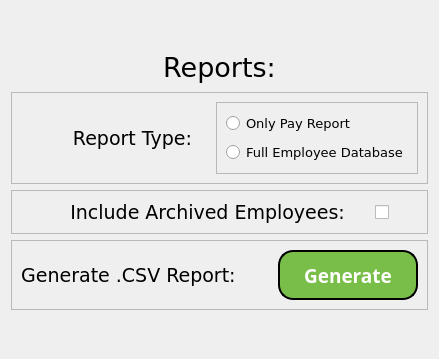
      <widget class="QWidget" name="reportsScreen_page2">
       <layout class="QVBoxLayout" name="verticalLayout_6" stretch="1,1,1,1,1,1">
        <item>
         <spacer name="verticalSpacer_39">
          <property name="orientation">
           <enum>Qt::Vertical</enum>
          </property>
          <property name="sizeHint" stdset="0">
           <size>
            <width>20</width>
            <height>40</height>
           </size>
          </property>
         </spacer>
        </item>
        <item>
         <widget class="QLabel" name="reports_label">
          <property name="font">
           <font>
            <family>Verdana</family>
            <pointsize>20</pointsize>
           </font>
          </property>
          <property name="text">
           <string>Reports:</string>
          </property>
          <property name="alignment">
           <set>Qt::AlignCenter</set>
          </property>
         </widget>
        </item>
        <item>
         <widget class="QFrame" name="frame_6">
          <property name="frameShape">
           <enum>QFrame::StyledPanel</enum>
          </property>
          <property name="frameShadow">
           <enum>QFrame::Raised</enum>
          </property>
          <layout class="QHBoxLayout" name="horizontalLayout_8">
           <item>
            <widget class="QLabel" name="reportType_label">
             <property name="font">
              <font>
               <family>Verdana</family>
               <pointsize>14</pointsize>
              </font>
             </property>
             <property name="text">
              <string>Report Type:   </string>
             </property>
             <property name="alignment">
              <set>Qt::AlignRight|Qt::AlignTrailing|Qt::AlignVCenter</set>
             </property>
            </widget>
           </item>
           <item>
            <widget class="QFrame" name="frame_9">
             <property name="frameShape">
              <enum>QFrame::StyledPanel</enum>
             </property>
             <property name="frameShadow">
              <enum>QFrame::Raised</enum>
             </property>
             <layout class="QVBoxLayout" name="verticalLayout_5">
              <item>
               <widget class="QRadioButton" name="reportTypePay_radioButton">
                <property name="font">
                 <font>
                  <family>Verdana</family>
                  <pointsize>10</pointsize>
                 </font>
                </property>
                <property name="cursor">
                 <cursorShape>PointingHandCursor</cursorShape>
                </property>
                <property name="styleSheet">
                 <string notr="true"/>
                </property>
                <property name="text">
                 <string>Only Pay Report</string>
                </property>
               </widget>
              </item>
              <item>
               <widget class="QRadioButton" name="reportTypeFull_radioButton">
                <property name="font">
                 <font>
                  <family>Verdana</family>
                  <pointsize>10</pointsize>
                 </font>
                </property>
                <property name="cursor">
                 <cursorShape>PointingHandCursor</cursorShape>
                </property>
                <property name="styleSheet">
                 <string notr="true"/>
                </property>
                <property name="text">
                 <string>Full Employee Database</string>
                </property>
               </widget>
              </item>
             </layout>
            </widget>
           </item>
          </layout>
         </widget>
        </item>
        <item>
         <widget class="QFrame" name="frame_11">
          <property name="styleSheet">
           <string notr="true"/>
          </property>
          <property name="frameShape">
           <enum>QFrame::StyledPanel</enum>
          </property>
          <property name="frameShadow">
           <enum>QFrame::Raised</enum>
          </property>
          <layout class="QHBoxLayout" name="horizontalLayout_9">
           <item alignment="Qt::AlignHCenter|Qt::AlignVCenter">
            <widget class="QCheckBox" name="archivedEmployeeReport_checkBox">
             <property name="minimumSize">
              <size>
               <width>340</width>
               <height>0</height>
              </size>
             </property>
             <property name="font">
              <font>
               <family>Verdana</family>
               <pointsize>14</pointsize>
              </font>
             </property>
             <property name="cursor">
              <cursorShape>PointingHandCursor</cursorShape>
             </property>
             <property name="layoutDirection">
              <enum>Qt::RightToLeft</enum>
             </property>
             <property name="styleSheet">
              <string notr="true">QCheckBox::indicator {
	height: 14px;
	width: 14px;
}
           </string>
             </property>
             <property name="text">
              <string>Include Archived Employees:    </string>
             </property>
            </widget>
           </item>
          </layout>
         </widget>
        </item>
        <item alignment="Qt::AlignHCenter">
         <widget class="QFrame" name="frame_12">
          <property name="frameShape">
           <enum>QFrame::StyledPanel</enum>
          </property>
          <property name="frameShadow">
           <enum>QFrame::Raised</enum>
          </property>
          <layout class="QHBoxLayout" name="horizontalLayout_10">
           <item>
            <widget class="QLabel" name="generateReport_label">
             <property name="font">
              <font>
               <family>Verdana</family>
               <pointsize>14</pointsize>
              </font>
             </property>
             <property name="text">
              <string>Generate .CSV Report:      </string>
             </property>
             <property name="alignment">
              <set>Qt::AlignCenter</set>
             </property>
            </widget>
           </item>
           <item>
            <widget class="QToolButton" name="generateReport_toolButton">
             <property name="minimumSize">
              <size>
               <width>140</width>
               <height>50</height>
              </size>
             </property>
             <property name="font">
              <font>
               <family>Gadugi</family>
               <pointsize>14</pointsize>
               <weight>75</weight>
               <bold>true</bold>
              </font>
             </property>
             <property name="cursor">
              <cursorShape>PointingHandCursor</cursorShape>
             </property>
             <property name="styleSheet">
              <string notr="true">QToolButton {
border-style: solid;
border-width: 2px;
border-radius: 15px;
border-color: black;
background-color: rgb(120, 190, 72);
color: white;
padding: 4px;
padding-left: 10px;
padding-right: 10px;
}

QToolButton:hover {
padding-top: 6px;
background-color: rgb(120, 190, 72);
}

QToolButton:pressed {
padding-top: 8px;
background-color: rgb(90, 160, 42);
}

QToolButton:disabled {
border-style: solid;
border-width: 2px;
border-radius: 15px;
border-color: rgba(0, 0, 0, 70);;
background-color: rgba(120, 190, 72, 70);
color: rgba(255, 255, 255, 70);;
padding: 4px;
padding-left: 10px;
padding-right: 10px;
}</string>
             </property>
             <property name="text">
              <string>Generate</string>
             </property>
            </widget>
           </item>
          </layout>
         </widget>
        </item>
        <item>
         <spacer name="verticalSpacer_38">
          <property name="orientation">
           <enum>Qt::Vertical</enum>
          </property>
          <property name="sizeHint" stdset="0">
           <size>
            <width>20</width>
            <height>40</height>
           </size>
          </property>
         </spacer>
        </item>
       </layout>
      </widget>
